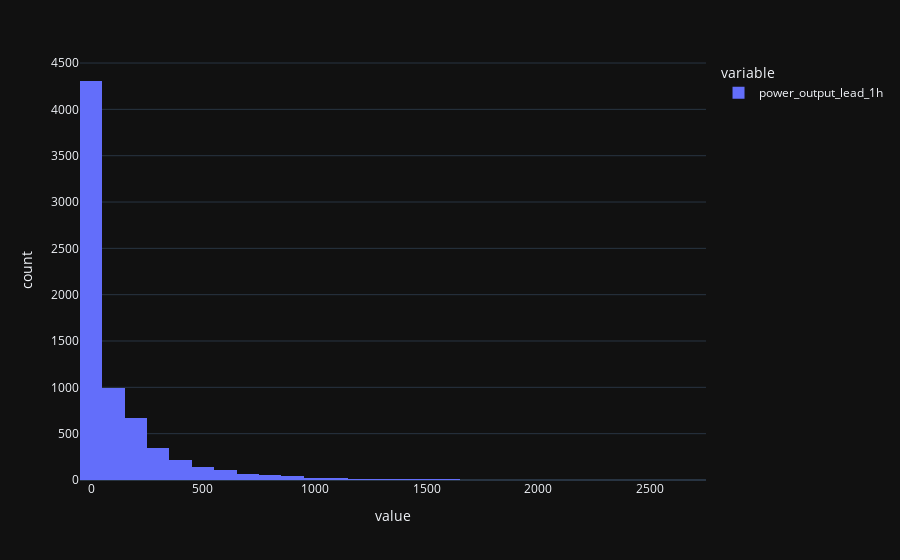

The cell this chart's notebook holds for it:
### Markdown cell above
### Errors analysis

### Code cell
# histogramme of error prediction
import plotly.express as px

y_pred = final_pipeline.predict(X_test)

err_hist = np.abs(y_test - y_pred)

err_plot = px.histogram(
                    err_hist,
                    template='plotly_dark',
                    nbins=50
            )

err_plot.show()

### Figure 1 — Plotly figure (JSON) as saved in the notebook; plotly's stock layout.template omitted (floating-point values rounded to 4 significant figures; data arrays with more than 128 entries replaced by an {"elided": "..."} marker saying what was removed)
{"data": [{"bingroup": "x", "hovertemplate": "variable=power_output_lead_1h<br>value=%{x}<br>count=%{y}<extra></extra>", "legendgroup": "power_output_lead_1h", "marker": {"color": "#636efa", "pattern": {"shape": ""}}, "name": "power_output_lead_1h", "nbinsx": 50, "orientation": "v", "showlegend": true, "type": "histogram", "x": {"elided": "7013 float values"}, "xaxis": "x", "yaxis": "y"}], "layout": {"barmode": "relative", "legend": {"title": {"text": "variable"}, "tracegroupgap": 0}, "margin": {"t": 60}, "xaxis": {"anchor": "y", "domain": [0, 1], "title": {"text": "value"}}, "yaxis": {"anchor": "x", "domain": [0, 1], "title": {"text": "count"}}}}
